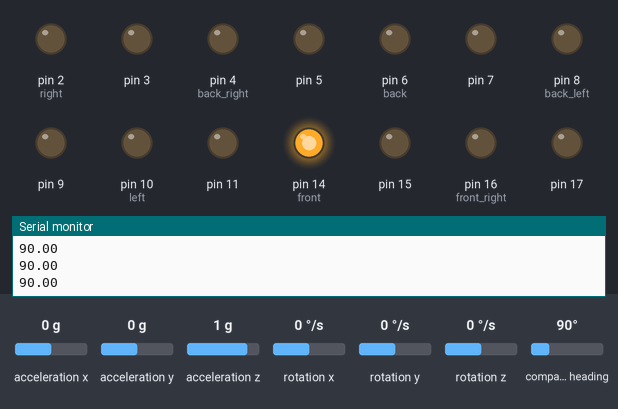
Recording of a sketch running on a simulated Arduino Uno, built with avr-gcc and run on an emulated ATmega328P. On the bench: output pins drawn as LEDs (lit = HIGH), the last lines printed to the serial monitor. Inputs (shaded band) come from the test bench; at power-on: compass heading 90°, acceleration x 0 g, acceleration y 0 g, acceleration z 1 g, rotation x 0 °/s, rotation y 0 °/s, rotation z 0 °/s.

Above: at 1.2 s.
1.3 s: compass heading set to 84°
2.8 s: compass heading set to 76°
At 4.1 s:
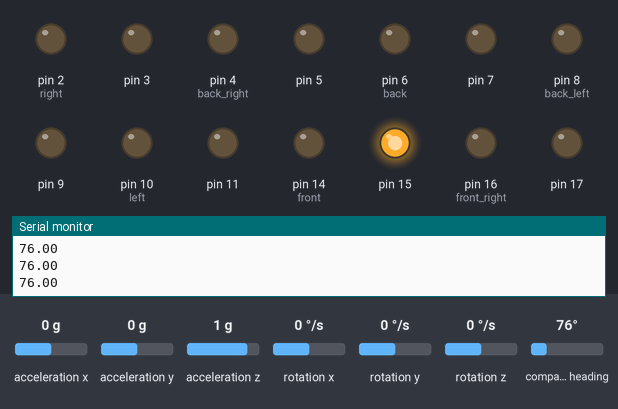
4.4 s: compass heading set to 63°
5.9 s: compass heading set to 52°
At 6.9 s:
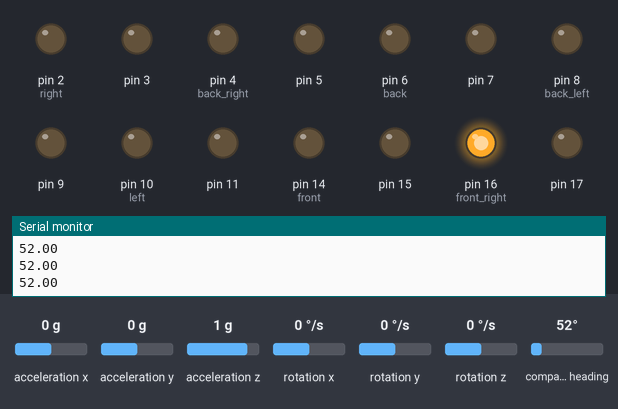
7.5 s: compass heading set to 37°
9.0 s: compass heading set to 30°
At 10.3 s:
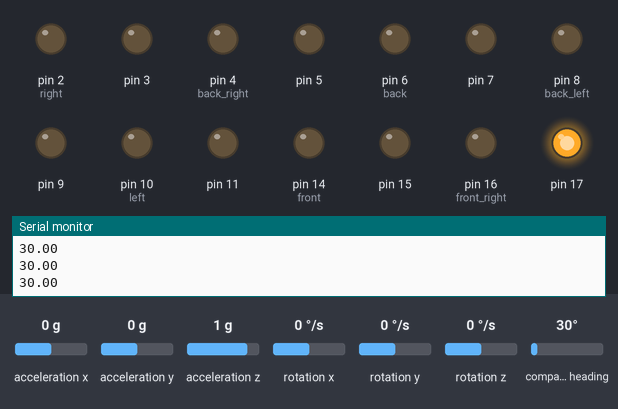
Timing chart, 0 to 11.7 s (numbered marks = the images above; inputs shaded):
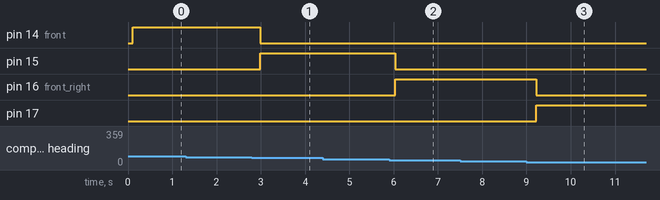

Measured:
- the behaviour switches between 79 and 78° on compass heading (found by bisection; images 0 and 1)
- the behaviour switches between 57 and 56° on compass heading (found by bisection; images 1 and 2)
- the behaviour switches between 34 and 33° on compass heading (found by bisection; images 2 and 3)
- after the input at 2.8 s, pin 14 (front): HIGH → LOW after 0.19 s; pin 15: LOW → HIGH after 0.19 s
- after the input at 5.9 s, pin 15: HIGH → LOW after 0.13 s; pin 16 (front_right): LOW → HIGH after 0.13 s
- after the input at 9.0 s, pin 16 (front_right): HIGH → LOW after 0.22 s; pin 17: LOW → HIGH after 0.22 s

The sketch:

CompassHat.ino
```cpp
#include <Wire.h> // wire library
#include <LSM303.h> // tilt compensated compass library

LSM303 compass;

void setup() {
  Serial.begin(9600);
  Wire.begin();
  compass.init();
  compass.enableDefault();

  compass.m_min = (LSM303::vector<int16_t>){-32767, -32767, -32767};
  compass.m_max = (LSM303::vector<int16_t>){+32767, +32767, +32767};


  pinMode(2, OUTPUT); // right
  pinMode(3, OUTPUT);
  pinMode(4, OUTPUT); // back right
  pinMode(5, OUTPUT);
  pinMode(6, OUTPUT); // back
  pinMode(7, OUTPUT);
  pinMode(8, OUTPUT); // back left
  pinMode(9, OUTPUT);
  pinMode(10, OUTPUT); // left
  pinMode(11, OUTPUT);
  pinMode(12, OUTPUT); // front left
  pinMode(13, OUTPUT);
  pinMode(14, OUTPUT); // front
  pinMode(15, OUTPUT);
  pinMode(16, OUTPUT); // front right
  pinMode(17, OUTPUT);
}

void loop() {
  compass.read();

  float heading = compass.heading();

  Serial.println(heading);
  delay(100);


  int a;

  a = heading;

  // pin 2
  if (a > 348.75) {
    digitalWrite(2, HIGH);
  }
  if (a <= 11.25) {
    digitalWrite(2, HIGH);
    delay(50);
  } else {
    digitalWrite(2, LOW);
  }

// pin 3
  if ((a > 326.25) && (a <= 348.75)) {
    digitalWrite(3, HIGH);
    delay(50);
  } else {
    digitalWrite(3, LOW);
  }

// pin 4
  if ((a > 303.75) && (a <= 326.25)) {
    digitalWrite(4, HIGH);
    delay(50);
  } else {
    digitalWrite(4, LOW);
  }

// pin 5
  if ((a > 281.25) && (a <= 303.75)) {
    digitalWrite(5, HIGH);
    delay(50);
  } else {
    digitalWrite(5, LOW);
  }

// pin 6
  if ((a > 258.75) && (a <= 281.25)) {
    digitalWrite(6, HIGH);
    delay(50);
  } else {
    digitalWrite(6, LOW);
  }

// pin 7
  if ((a > 236.25) && (a <= 258.75)) {
    digitalWrite(7, HIGH);
    delay(50);
  } else {
    digitalWrite(7, LOW);
  }

// pin 8
  if ((a > 213.75) && (a <= 236.25)) {
    digitalWrite(8, HIGH);
    delay(50);
  } else {
    digitalWrite(8, LOW);
  }

// pin 9
  if ((a > 191.25) && (a <= 213.75)) {
    digitalWrite(9, HIGH);
    delay(50);
  } else {
    digitalWrite(9, LOW);
  }

// pin 10
  if ((a > 168.75) && (a <= 191.25)) {
    digitalWrite(10, HIGH);
    delay(50);
  } else {
    digitalWrite(10, LOW);
  }

// pin 11
  if ((a > 146.25) && (a <= 168.75)) {
    digitalWrite(11, HIGH);
    delay(50);
  } else {
    digitalWrite(11, LOW);
  }

// pin 12
  if ((a > 123.75) && (a <= 146.25)) {
    digitalWrite(12, HIGH);
    delay(50);
  } else {
    digitalWrite(12, LOW);
  }

// pin 13
  if ((a > 101.25) && (a <= 123.75)) {
    digitalWrite(13, HIGH);
    delay(50);
  } else {
    digitalWrite(13, LOW);
  }

// pin 14
  if ((a > 78.75) && (a <= 101.25)) {
    digitalWrite(14, HIGH);
    delay(50);
  } else {
    digitalWrite(14, LOW);
  }

// pin 15
  if ((a > 56.25) && (a <= 78.75)) {
    digitalWrite(15, HIGH);
    delay(50);
  } else {
    digitalWrite(15, LOW);
  }

// pin 16
  if ((a > 33.75) && (a <= 56.25)) {
    digitalWrite(16, HIGH);
    delay(50);
  } else {
    digitalWrite(16, LOW);
  }

// pin 17
  if ((a > 11.25) && (a <= 33.75)) {
    digitalWrite(17, HIGH);
    delay(50);
  } else {
    digitalWrite(17, LOW);
  }
}
```
